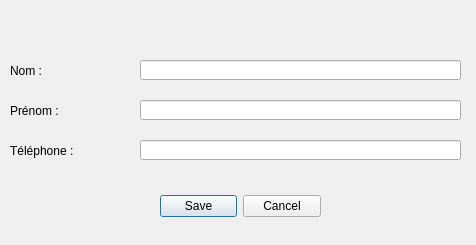
<?xml version="1.0" encoding="UTF-8"?>
<ui version="4.0">
 <class>Dialog</class>
 <widget class="QDialog" name="Dialog">
  <property name="geometry">
   <rect>
    <x>0</x>
    <y>0</y>
    <width>476</width>
    <height>245</height>
   </rect>
  </property>
  <property name="windowTitle">
   <string>Ajouter un client </string>
  </property>
  <widget class="QDialogButtonBox" name="buttonBox">
   <property name="geometry">
    <rect>
     <x>160</x>
     <y>190</y>
     <width>161</width>
     <height>32</height>
    </rect>
   </property>
   <property name="orientation">
    <enum>Qt::Horizontal</enum>
   </property>
   <property name="standardButtons">
    <set>QDialogButtonBox::Cancel|QDialogButtonBox::Save</set>
   </property>
   <property name="centerButtons">
    <bool>false</bool>
   </property>
  </widget>
  <widget class="QLineEdit" name="obj_client_nom">
   <property name="geometry">
    <rect>
     <x>140</x>
     <y>60</y>
     <width>321</width>
     <height>20</height>
    </rect>
   </property>
  </widget>
  <widget class="QLineEdit" name="obj_client_tel">
   <property name="geometry">
    <rect>
     <x>140</x>
     <y>140</y>
     <width>321</width>
     <height>20</height>
    </rect>
   </property>
  </widget>
  <widget class="QLineEdit" name="obj_client_prenom">
   <property name="geometry">
    <rect>
     <x>140</x>
     <y>100</y>
     <width>321</width>
     <height>20</height>
    </rect>
   </property>
  </widget>
  <widget class="QLabel" name="label">
   <property name="geometry">
    <rect>
     <x>10</x>
     <y>60</y>
     <width>111</width>
     <height>21</height>
    </rect>
   </property>
   <property name="text">
    <string>Nom : </string>
   </property>
  </widget>
  <widget class="QLabel" name="label_2">
   <property name="geometry">
    <rect>
     <x>10</x>
     <y>100</y>
     <width>111</width>
     <height>21</height>
    </rect>
   </property>
   <property name="text">
    <string>Prénom : </string>
   </property>
  </widget>
  <widget class="QLabel" name="label_3">
   <property name="geometry">
    <rect>
     <x>10</x>
     <y>140</y>
     <width>111</width>
     <height>21</height>
    </rect>
   </property>
   <property name="text">
    <string>Téléphone : </string>
   </property>
  </widget>
 </widget>
 <resources/>
 <connections>
  <connection>
   <sender>buttonBox</sender>
   <signal>accepted()</signal>
   <receiver>Dialog</receiver>
   <slot>accept()</slot>
   <hints>
    <hint type="sourcelabel">
     <x>248</x>
     <y>254</y>
    </hint>
    <hint type="destinationlabel">
     <x>157</x>
     <y>274</y>
    </hint>
   </hints>
  </connection>
  <connection>
   <sender>buttonBox</sender>
   <signal>rejected()</signal>
   <receiver>Dialog</receiver>
   <slot>reject()</slot>
   <hints>
    <hint type="sourcelabel">
     <x>316</x>
     <y>260</y>
    </hint>
    <hint type="destinationlabel">
     <x>286</x>
     <y>274</y>
    </hint>
   </hints>
  </connection>
 </connections>
</ui>
